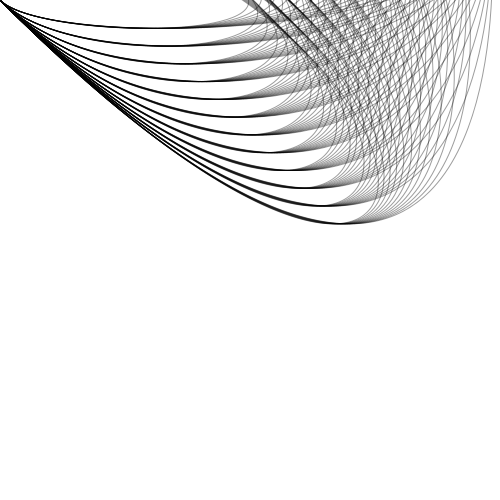
Frame 1 (no input)
Frame 60 (the mouse pressed at the canvas centre just before this capture): identical to frame 1, image omitted
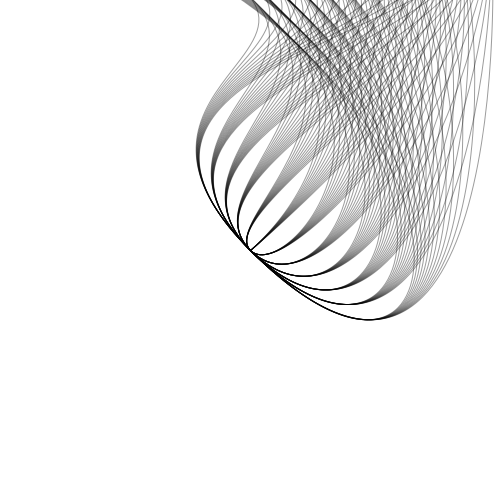
Frame 120 (the mouse held since frame 60 and released just before this capture)

The Processing sketch that drew these frames (run headless with seeded random() and noise(); from frame 60 on, the mouse is pressed at the canvas centre):

// Processing sketch: processing_62125
// ── processing_62125.pde

void setup(){
size(500, 500);
smooth();
}

void draw(){
  background(255);
  for(int i = 50; i < width; i = i + 40) { 
    for(int j = 50; j < height; j = j + 40) {
      stroke(0,99);
      noFill ();
      bezier (mouseX , mouseY, i, i, 500, 40, j, 10-100 );
  }
  }
}
